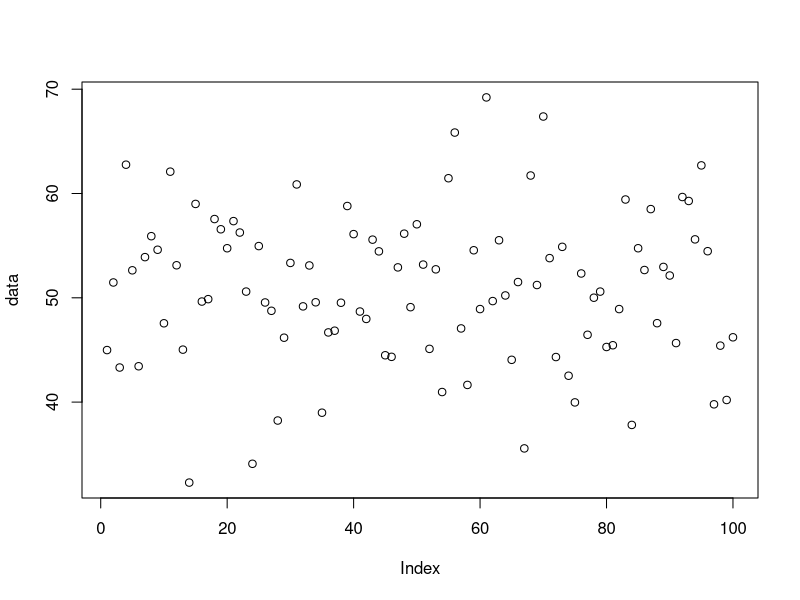
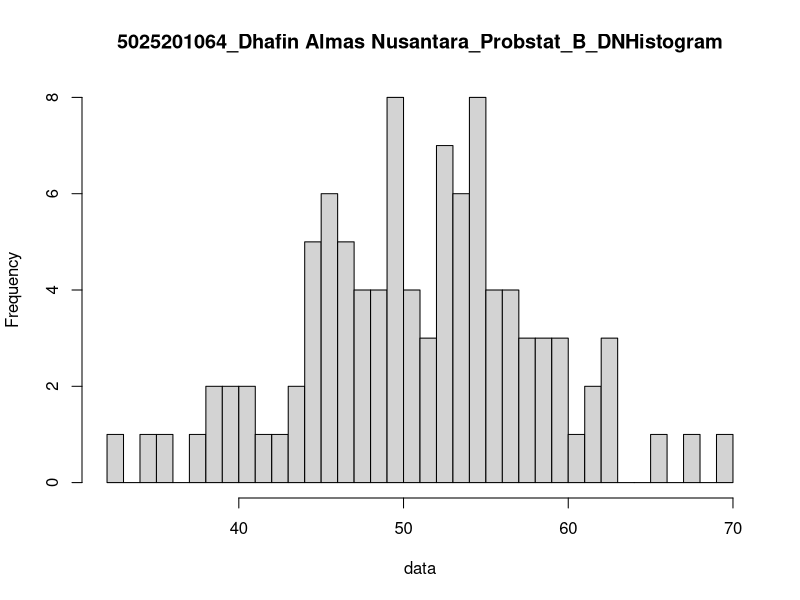

The R script that drew these images, in order:
n = 100
mean = 50
sd = 8

#A
set.seed(1)
data <- rnorm(n, mean, sd)
data
summary(data)

x1 = runif(1, min = min(data), max = mean)
x2 = runif(1, min = mean, max = max(data))
x1
x2

peluang1 <- pnorm(x1, mean, sd)
peluang2 <- pnorm(x2, mean, sd)
peluang1
peluang1

peluang <- peluang2 - peluang1
plot(data)

#B
breaks = 50
hist(data, breaks, main = "5025201064_Dhafin Almas Nusantara_Probstat_B_DNHistogram")

#C
var = (sd(data)) ^ 2
var
